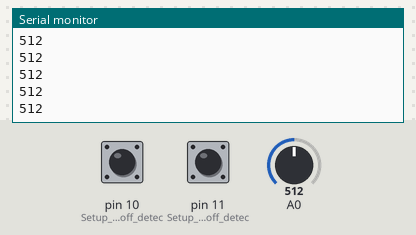
Simulated run of this sketch. Board: Arduino Uno, built with avr-gcc and run on an emulated ATmega328P. On the bench: the last lines printed to the serial monitor. Inputs (shaded band) come from the test bench; at power-on: pin 10 (Setup_for_leads_off_detec) LOW, A0 = 512, pin 11 (Setup_for_leads_off_detec) LOW.

Above: at 1.2 s.
1.3 s: pin 10 (Setup_for_leads_off_detec) pulled HIGH for 0.25 s
At 1.56 s:
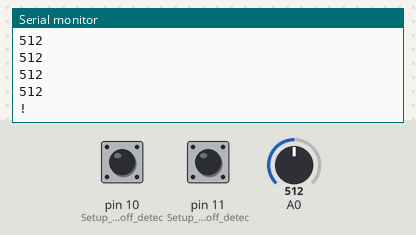
3.0 s: A0 set to 716
At 3.16 s:
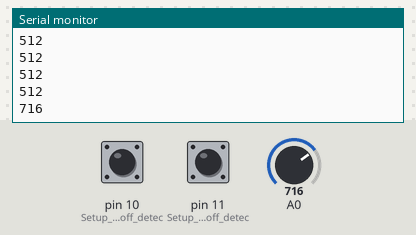
4.5 s: A0 set to 900
At 4.56 s:
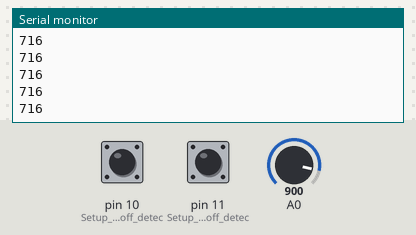
Timing chart, 0 to 7.5 s (numbered marks = the images above; inputs shaded):
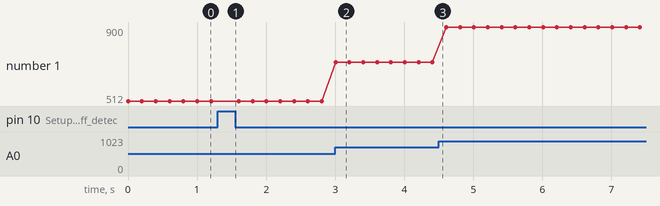

Measured:
- after the input at 1.3 s, the serial monitor: prints a new line after 0.10 s (image 1)
- after the input at 3.0 s, the serial monitor: prints a new line at once (image 2)
- plotted number 1: 512 → 716 after the input at 3.0 s, 716 → 900 after the input at 4.5 s

The sketch:

ECG.ino
```cpp
void setup() {
  // initialize the serial communication:
  Serial.begin(9600);
  pinMode(10, INPUT); // Setup for leads off detection LO +
  pinMode(11, INPUT); // Setup for leads off detection LO -
}

void loop() {
  if (digitalRead(10) || digitalRead(11)) {
    Serial.println('!');
  } else {
    // send the value of analog input 0:
    Serial.println(analogRead(A0));
  }
  // Wait for a bit to keep serial data from saturating
  delay(200);
}
```
